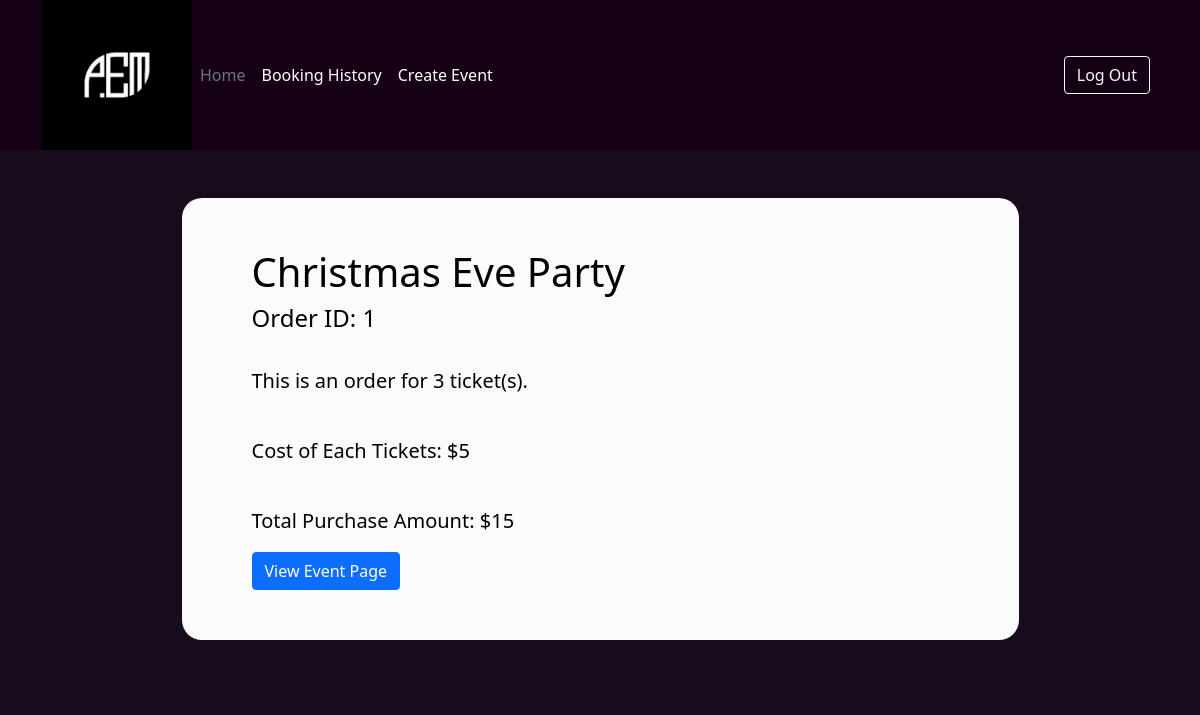
The app's page /event/order/1 (signed in) with its own data.
### website/models.py (models this page shows)
class Event(db.Model):
    __tablename__ = "events"
    EventID = db.Column(db.Integer, primary_key = True, nullable = False, autoincrement=True)
    Name = db.Column(db.String(256), nullable = False)
    Description = db.Column(db.String(256), nullable = False)
    Status = db.Column(db.String(256), nullable = False)
    DateTime = db.Column(db.DateTime, nullable = False)
    Cost = db.Column(db.Integer, nullable = False)
    Address = db.Column(db.String(256), nullable = False)
    AvailableTickets = db.Column(db.Integer, nullable = False)
    TotalTickets = db.Column(db.Integer, nullable = False)
    Image = db.Column(db.String(256), nullable = True)
    Username = db.Column(db.Integer, db.ForeignKey('users.Username'))
    CategoryID = db.Column(db.Integer, db.ForeignKey('categories.CategoryID'))
    Comments = db.relationship("Comment", backref="Event")
    Orders = db.relationship("Order", backref="Event")

class Order(db.Model):
    __tablename__ = "orders"
    OrderID = db.Column(db.Integer, primary_key = True, nullable = False, autoincrement=True)
    NumTickets = db.Column(db.Integer, nullable = False)
    EventID = db.Column(db.Integer, db.ForeignKey('events.EventID'))
    Username = db.Column(db.Integer, db.ForeignKey('users.Username'))

### website/event.py (the view)
@eventbp.route('/order/<int:id>')
@login_required
def order(id):
    orders = current_user.Orders
    for order in orders:
        if id == order.OrderID:
            return render_template('event/order.html', order = order)
    return abort(404)

### website/templates/event/order.html (shortened to what this page needs)
{% extends "base.html" %}
{% block body %}
<div class="container d-flex justify-content-center">
    <div class="order mt-5">
        <h1 class="black ">{{order.Event.Name}}</h1>
        <h4 class="black ">Order ID: {{order.OrderID}}</h4>
        <hr>
        <p>This is an order for {{order.NumTickets}} ticket(s).</p>
        <br>
        <p>Cost of Each Tickets: ${{order.Event.Cost}}</p>
        <br>
        <p>Total Purchase Amount: ${{order.NumTickets * order.Event.Cost}}</p>
        <a href="{{url_for('event.view', id = order.Event.EventID)}}" class="btn btn-primary">View Event Page</a>
    </div>
</div>
{% endblock %}

### website/static/index.css (style rules this page uses)
.black { color: black; }
h1, h2, h3, h4, h5, h6 { color: white; }
p { color: black; }
body { background-color: #160c1b; }
hr { border: 0; border-top: 1px solid white; }
.order { width: 75%; padding: 50px 70px; background-color: rgba(255, 255, 255, 0.986); border-radius: 20px; }
.order p { font-size: 1.25em; color: black; }

### records on screen
Event: Event.Name "Christmas Eve Party", Event.Cost "5"
Order: OrderID "1", NumTickets "3", order.NumTickets*order.Event.Cost "15"
